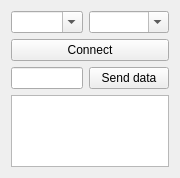
              <widget class="QWidget" name="page_6">
               <property name="geometry">
                <rect>
                 <x>0</x>
                 <y>0</y>
                 <width>166</width>
                 <height>178</height>
                </rect>
               </property>
               <attribute name="label">
                <string>Send data</string>
               </attribute>
               <layout class="QGridLayout" name="gridLayout_25">
                <item row="4" column="0" colspan="2">
                 <widget class="QListWidget" name="list_widget_send_data"/>
                </item>
                <item row="0" column="1">
                 <widget class="QComboBox" name="combo_box_baudrate_controller_send_data">
                  <property name="sizePolicy">
                   <sizepolicy hsizetype="Expanding" vsizetype="Fixed">
                    <horstretch>0</horstretch>
                    <verstretch>0</verstretch>
                   </sizepolicy>
                  </property>
                  <property name="editable">
                   <bool>true</bool>
                  </property>
                 </widget>
                </item>
                <item row="2" column="0" colspan="2">
                 <widget class="QPushButton" name="but_open_com_send_data">
                  <property name="text">
                   <string>Connect</string>
                  </property>
                 </widget>
                </item>
                <item row="0" column="0">
                 <widget class="QComboBox" name="combo_box_com_controller_send_data">
                  <property name="sizePolicy">
                   <sizepolicy hsizetype="Expanding" vsizetype="Fixed">
                    <horstretch>0</horstretch>
                    <verstretch>0</verstretch>
                   </sizepolicy>
                  </property>
                  <property name="editable">
                   <bool>true</bool>
                  </property>
                 </widget>
                </item>
                <item row="3" column="1">
                 <widget class="QPushButton" name="but_send_data_com">
                  <property name="text">
                   <string>Send data</string>
                  </property>
                 </widget>
                </item>
                <item row="3" column="0">
                 <widget class="QLineEdit" name="line_edit_send_data_com"/>
                </item>
               </layout>
              </widget>
